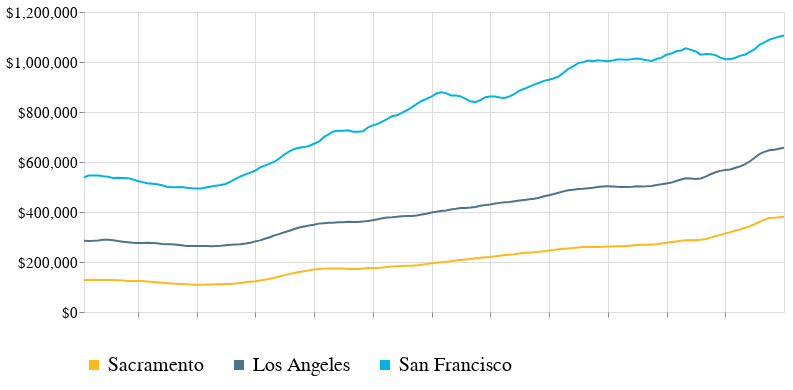

The notebook cell saved with this chart:
### Code cell
alt.Chart(low_tier_ca).mark_line().encode(
    alt.X('variable:T',title=" ",axis=alt.Axis( labelAngle=-45,labels=False)),
    alt.Y('value',title="",
          axis=alt.Axis(values=[0, 200000, 400000, 600000, 800000,1000000,1200000],format="$,f")),
    color=alt.Color('RegionName:O',title="",scale=alt.Scale(domain=[
                        "Sacramento","Los Angeles","San Francisco"],range=["#FFB81D","#4E748B","#00B3E3",
]))).configure_legend(orient="bottom",labelLimit= 0,titleLimit=0,titleFontSize=18,symbolStrokeWidth=10,
labelFontSize=20,labelFont="Georgia",titleFont="Georgia").configure_axis(domain=False,
labelFont='Georgia',titleFont='Georgia',titleFontWeight="normal",labelFontSize=15,titleFontSize=15).properties(
    width=700
)

### Figure 1 — Vega-Lite specification as saved in the notebook (floating-point values rounded to 4 significant figures; data arrays with more than 128 entries replaced by an {"elided": "..."} marker saying what was removed)
{"$schema": "https://vega.github.io/schema/vega-lite/v4.17.0.json", "config": {"axis": {"domain": false, "labelFont": "Georgia", "labelFontSize": 15, "titleFont": "Georgia", "titleFontSize": 15, "titleFontWeight": "normal"}, "legend": {"labelFont": "Georgia", "labelFontSize": 20, "labelLimit": 0, "orient": "bottom", "symbolStrokeWidth": 10, "titleFont": "Georgia", "titleFontSize": 18, "titleLimit": 0}, "view": {"continuousHeight": 300, "continuousWidth": 400}}, "data": {"name": "data-3bfe0c36a0ff64c22705955bf78776b9"}, "datasets": {"data-3bfe0c36a0ff64c22705955bf78776b9": {"elided": "432 records"}}, "encoding": {"color": {"field": "RegionName", "scale": {"domain": ["Sacramento", "Los Angeles", "San Francisco"], "range": ["#FFB81D", "#4E748B", "#00B3E3"]}, "title": "", "type": "ordinal"}, "x": {"axis": {"labelAngle": -45, "labels": false}, "field": "variable", "title": " ", "type": "temporal"}, "y": {"axis": {"format": "$,f", "values": [0, 200000, 400000, 600000, 800000, 1000000, 1200000]}, "field": "value", "title": "", "type": "quantitative"}}, "mark": "line", "width": 700}
